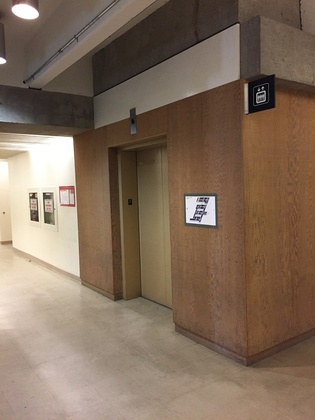
%> input picture data/test14/2.jpg, 315 x 420 px, shrunk from 735 x 980 before the run
$ octave cmpt469_finalproject.m   (GNU Octave 9; MATLAB toolbox functions it lacks are replaced by stand-ins)
%> lines starting %> are read from the running program, lines starting %| are printed output that depends on the picture
### getFeaturePoints2.m
function fpvec = getFeaturePoints2(imgA, imgB, thresh)

peak_thresh = 0.001;
edge_thresh = 6.0;

% [f1,d1] = vl_sift(single(rgb2gray(imgA)), 'PeakThresh', peak_thresh, 'edgethresh', edge_thresh );
% [f2,d2] = vl_sift(single(rgb2gray(imgB)), 'PeakThresh', peak_thresh, 'edgethresh', edge_thresh );
[f1,d1] = vl_sift(single(rgb2gray(imgA)));
[f2,d2] = vl_sift(single(rgb2gray(imgB)));

%I = show_correspondence(imgA, imgB, f1(1,1:4000)', f1(2,1:4000)', f2(1,1:4000)', f2(2,1:4000)');
%saveas(I, '.\results\before_ratio.png');


matches = getFeatureMatches(d1, d2, thresh);

%size(matches, 2)

fpvec = zeros(1,4);
for i=1:size(matches, 2)
    fpvec(i,:) = [f1((1:2), matches(1,i))' f2((1:2), matches(2,i))'];
end

%h = show_correspondence2(imgA, imgB, fpvec(:,1), fpvec(:,2), fpvec(:,3), fpvec(:,4));

### cmpt469_finalproject.m

imgA = im2double(imread('./data/test14/2.jpg'));
imgB = im2double(imread('./data/test14/3.jpg'));
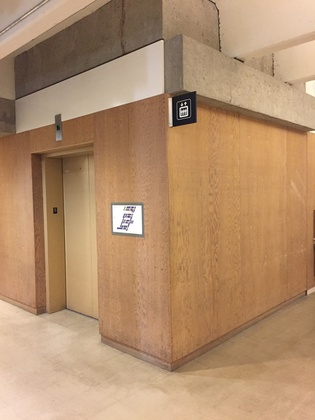
%> input picture data/test14/3.jpg, 315 x 420 px, shrunk from 735 x 980 before the run
imgC = im2double(imread('./data/test14/4.jpg'));
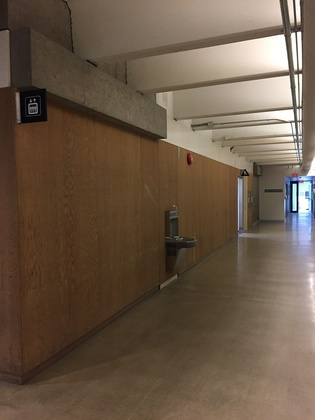
%> input picture data/test14/4.jpg, 315 x 420 px, shrunk from 735 x 980 before the run
imgD = im2double(imread('./data/test14/1.jpg'));
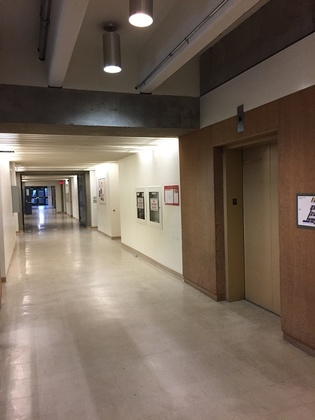
%> input picture data/test14/1.jpg, 315 x 420 px, shrunk from 735 x 980 before the run
imgE = im2double(imread('./data/test14/5.jpg'));
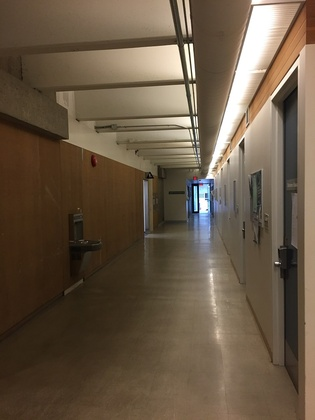
%> input picture data/test14/5.jpg, 315 x 420 px, shrunk from 735 x 980 before the run

ratioThresh = 0.7;

% [42 lines of commented-out code are left out]

doBlend = true;

% % -------------------------------------------------------------------------
% % fpvec = getFeaturePoints2(imgE, imgC, ratioThresh);
% %
% % I = show_correspondence2(imgC, imgE, 0, 0, 0, 0);
% % saveas(I, '.\results\1.png');
% %
% % I = show_correspondence2(imgC, imgE, fpvec(:,3), fpvec(:,4),fpvec(:,1), fpvec(:,2));
% % saveas(I, '.\results\2.png');
% %
% % [H, inliers] = findBestHomography(fpvec);
% %
% % I = show_correspondence2(imgC, imgE, inliers(:,3), inliers(:,4), inliers(:,1), inliers(:,2));
% % saveas(I, '.\results\3.png');
% %
% % outIm1 = overlapImage(imgE, imgC, H, false, doBlend, false);
% % imwrite(outIm1, '.\results\4.png');
%
% % -------------------------------------------------------------------------
%
% % outIm1 = im2double(imread('.\results\SIFT_indifference\method2\4.png'));
% %
% % fpvec = getFeaturePoints2(imgC, imgB, ratioThresh);
% %
% % I = show_correspondence2(imgB, outIm1, 0, 0, 0, 0);
% % saveas(I, '.\results\5.png');
% %
% % I = show_correspondence2(imgB, outIm1, fpvec(:,3), fpvec(:,4), fpvec(:,1), fpvec(:,2));
% % saveas(I, '.\results\6.png');
% %
% % [H, inliers] = findBestHomography(fpvec);
% %
% % I = show_correspondence2(imgB, outIm1, inliers(:,3), inliers(:,4),inliers(:,1), inliers(:,2));
% % saveas(I, '.\results\7.png');
% %
% % outIm1 = overlapImage(outIm1, imgB, H, false, doBlend, true);
% % imwrite(outIm1, '.\results\8.png');
% %
% % keyboard;
% % -------------------------------------------------------------------------


% -------------------------------------------------------------------------
% Get the feature points and match them for imgA and imgB
fpvec = getFeaturePoints2(imgA, imgB, ratioThresh);
%> the run ends on the next line
